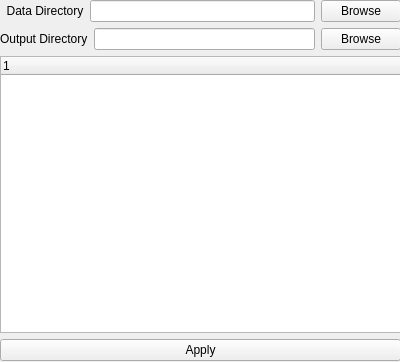
<?xml version="1.0" encoding="UTF-8"?>
<ui version="4.0">
 <class>GenerateTrainingSetView</class>
 <widget class="QWidget" name="GenerateTrainingSetView">
  <property name="geometry">
   <rect>
    <x>0</x>
    <y>0</y>
    <width>400</width>
    <height>362</height>
   </rect>
  </property>
  <property name="windowTitle">
   <string>Form</string>
  </property>
  <widget class="QWidget" name="verticalLayoutWidget">
   <property name="geometry">
    <rect>
     <x>0</x>
     <y>0</y>
     <width>401</width>
     <height>361</height>
    </rect>
   </property>
   <layout class="QVBoxLayout" name="verticalLayout">
    <item>
     <layout class="QHBoxLayout" name="horizontalLayout">
      <item>
       <widget class="QLabel" name="label">
        <property name="text">
         <string>  Data Directory</string>
        </property>
       </widget>
      </item>
      <item>
       <widget class="QLineEdit" name="DataDirLE"/>
      </item>
      <item>
       <widget class="QPushButton" name="DataDirBrowseBtn">
        <property name="text">
         <string>Browse</string>
        </property>
       </widget>
      </item>
     </layout>
    </item>
    <item>
     <layout class="QHBoxLayout" name="horizontalLayout_3">
      <item>
       <widget class="QLabel" name="label_2">
        <property name="text">
         <string>Output Directory</string>
        </property>
       </widget>
      </item>
      <item>
       <widget class="QLineEdit" name="OutputDirLE"/>
      </item>
      <item>
       <widget class="QPushButton" name="OutputDirBrowseBtn">
        <property name="text">
         <string>Browse</string>
        </property>
       </widget>
      </item>
     </layout>
    </item>
    <item>
     <widget class="QTreeWidget" name="ImageList">
      <column>
       <property name="text">
        <string notr="true">1</string>
       </property>
      </column>
     </widget>
    </item>
    <item>
     <widget class="QPushButton" name="ApplyBtn">
      <property name="text">
       <string>Apply</string>
      </property>
     </widget>
    </item>
   </layout>
  </widget>
 </widget>
 <resources/>
 <connections/>
</ui>
